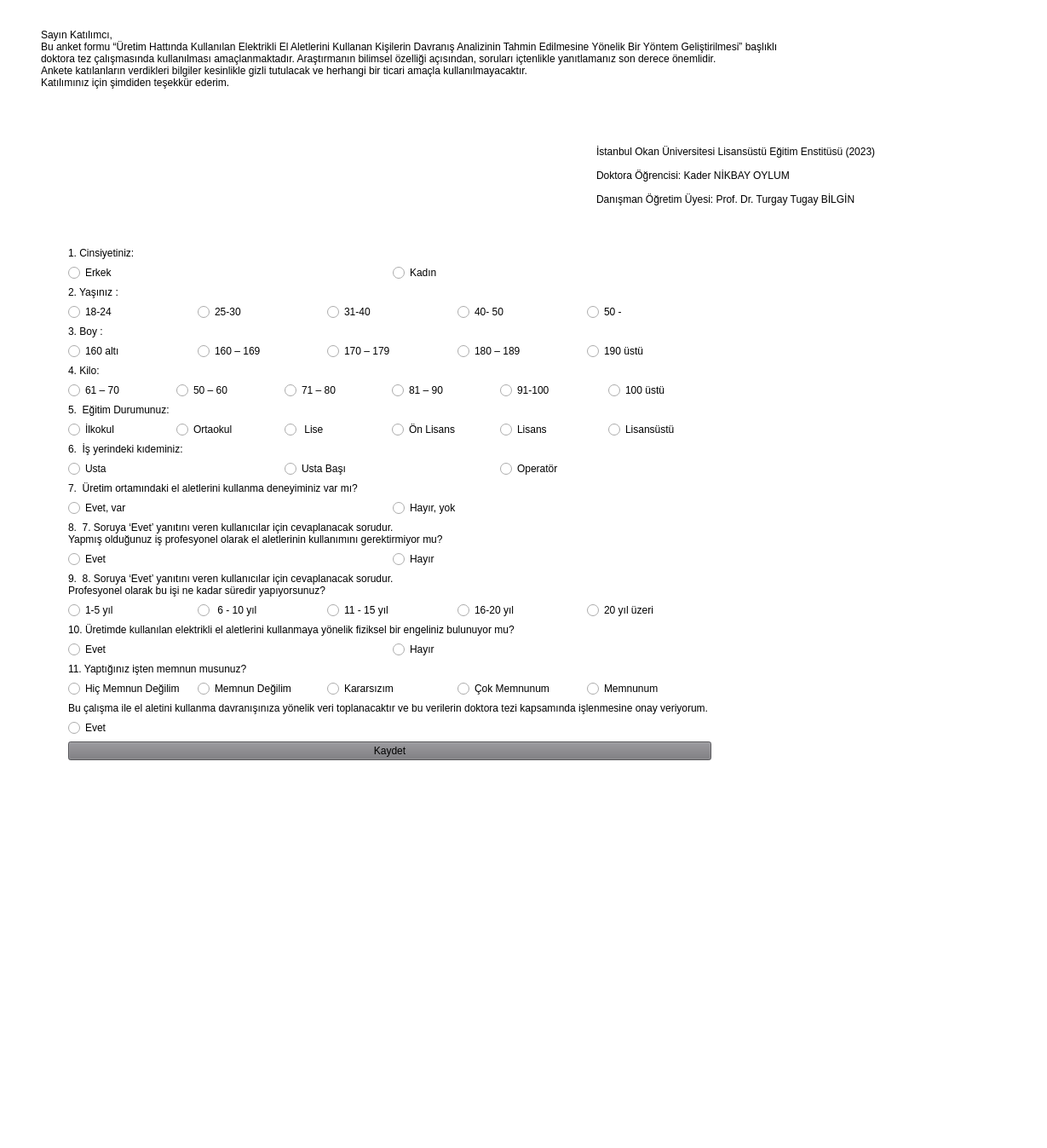
<?xml version="1.0" encoding="UTF-8"?>
<ui version="4.0">
 <class>MainWindow</class>
 <widget class="QMainWindow" name="MainWindow">
  <property name="windowModality">
   <enum>Qt::NonModal</enum>
  </property>
  <property name="geometry">
   <rect>
    <x>0</x>
    <y>0</y>
    <width>1229</width>
    <height>1347</height>
   </rect>
  </property>
  <property name="styleSheet">
   <string notr="true">background-color: rgb(255, 255, 255);</string>
  </property>
  <widget class="QWidget" name="centralwidget">
   <property name="maximumSize">
    <size>
     <width>16777215</width>
     <height>1586</height>
    </size>
   </property>
   <widget class="QLabel" name="description">
    <property name="geometry">
     <rect>
      <x>0</x>
      <y>0</y>
      <width>1241</width>
      <height>151</height>
     </rect>
    </property>
    <property name="text">
     <string>	Sayın Katılımcı, 
	Bu anket formu “Üretim Hattında Kullanılan Elektrikli El Aletlerini Kullanan Kişilerin Davranış Analizinin Tahmin Edilmesine Yönelik Bir Yöntem Geliştirilmesi” başlıklı 
	doktora tez çalışmasında kullanılması amaçlanmaktadır. Araştırmanın bilimsel özelliği açısından, soruları içtenlikle yanıtlamanız son derece önemlidir. 
	Ankete katılanların verdikleri bilgiler kesinlikle gizli tutulacak ve herhangi bir ticari amaçla kullanılmayacaktır. 
 	Katılımınız için şimdiden teşekkür ederim.
</string>
    </property>
   </widget>
   <widget class="QLabel" name="teacher_name">
    <property name="geometry">
     <rect>
      <x>700</x>
      <y>130</y>
      <width>441</width>
      <height>151</height>
     </rect>
    </property>
    <property name="text">
     <string>İstanbul Okan Üniversitesi Lisansüstü Eğitim Enstitüsü (2023)

Doktora Öğrencisi: Kader NİKBAY OYLUM

Danışman Öğretim Üyesi: Prof. Dr. Turgay Tugay BİLGİN</string>
    </property>
   </widget>
   <widget class="QRadioButton" name="male_btn_12">
    <property name="geometry">
     <rect>
      <x>-50</x>
      <y>2520</y>
      <width>151</width>
      <height>41</height>
     </rect>
    </property>
    <property name="text">
     <string>Evet</string>
    </property>
   </widget>
   <widget class="QRadioButton" name="female_btn_31">
    <property name="geometry">
     <rect>
      <x>170</x>
      <y>2520</y>
      <width>151</width>
      <height>41</height>
     </rect>
    </property>
    <property name="text">
     <string>Hayır</string>
    </property>
   </widget>
   <widget class="QWidget" name="verticalLayoutWidget_13">
    <property name="geometry">
     <rect>
      <x>80</x>
      <y>290</y>
      <width>1031</width>
      <height>951</height>
     </rect>
    </property>
    <layout class="QVBoxLayout" name="verticalLayout_13">
     <property name="sizeConstraint">
      <enum>QLayout::SetFixedSize</enum>
     </property>
     <item>
      <layout class="QVBoxLayout" name="verticalLayout">
       <property name="sizeConstraint">
        <enum>QLayout::SetMinAndMaxSize</enum>
       </property>
       <item>
        <widget class="QLabel" name="label_3">
         <property name="text">
          <string>1. Cinsiyetiniz:</string>
         </property>
        </widget>
       </item>
       <item>
        <layout class="QHBoxLayout" name="horizontalLayout">
         <item>
          <widget class="QRadioButton" name="male_btn">
           <property name="text">
            <string>Erkek</string>
           </property>
          </widget>
         </item>
         <item>
          <widget class="QRadioButton" name="female_btn_2">
           <property name="text">
            <string>Kadın</string>
           </property>
          </widget>
         </item>
        </layout>
       </item>
      </layout>
     </item>
     <item>
      <layout class="QVBoxLayout" name="verticalLayout_2">
       <item>
        <widget class="QLabel" name="label_4">
         <property name="text">
          <string>2. Yaşınız :</string>
         </property>
        </widget>
       </item>
       <item>
        <layout class="QHBoxLayout" name="horizontalLayout_2">
         <item>
          <widget class="QRadioButton" name="btnyas_18_24">
           <property name="text">
            <string>18-24</string>
           </property>
          </widget>
         </item>
         <item>
          <widget class="QRadioButton" name="btnyas25_30">
           <property name="text">
            <string>25-30</string>
           </property>
          </widget>
         </item>
         <item>
          <widget class="QRadioButton" name="btnyas31_40">
           <property name="text">
            <string>31-40</string>
           </property>
          </widget>
         </item>
         <item>
          <widget class="QRadioButton" name="btnyas40_50">
           <property name="text">
            <string>40- 50  </string>
           </property>
          </widget>
         </item>
         <item>
          <widget class="QRadioButton" name="btnyas_50_plus">
           <property name="text">
            <string>50 -</string>
           </property>
          </widget>
         </item>
        </layout>
       </item>
      </layout>
     </item>
     <item>
      <layout class="QVBoxLayout" name="verticalLayout_3">
       <item>
        <widget class="QLabel" name="label_5">
         <property name="text">
          <string>3. Boy :</string>
         </property>
        </widget>
       </item>
       <item>
        <layout class="QHBoxLayout" name="horizontalLayout_3">
         <item>
          <widget class="QRadioButton" name="btn_boy_160_alt">
           <property name="text">
            <string>160 altı  </string>
           </property>
          </widget>
         </item>
         <item>
          <widget class="QRadioButton" name="btnboy_160_169">
           <property name="text">
            <string>160 – 169  </string>
           </property>
          </widget>
         </item>
         <item>
          <widget class="QRadioButton" name="btnboy_170_179">
           <property name="text">
            <string>170 – 179  </string>
           </property>
          </widget>
         </item>
         <item>
          <widget class="QRadioButton" name="btnboy_180_189">
           <property name="text">
            <string>180 – 189         </string>
           </property>
          </widget>
         </item>
         <item>
          <widget class="QRadioButton" name="btnboy_190_plus">
           <property name="text">
            <string>190 üstü</string>
           </property>
          </widget>
         </item>
        </layout>
       </item>
      </layout>
     </item>
     <item>
      <layout class="QVBoxLayout" name="verticalLayout_4">
       <item>
        <widget class="QLabel" name="label_6">
         <property name="text">
          <string>4. Kilo:</string>
         </property>
        </widget>
       </item>
       <item>
        <layout class="QHBoxLayout" name="horizontalLayout_4">
         <item>
          <widget class="QRadioButton" name="btnkilo_61_70">
           <property name="text">
            <string>61 – 70</string>
           </property>
          </widget>
         </item>
         <item>
          <widget class="QRadioButton" name="btnkilo_50_60">
           <property name="text">
            <string>50 – 60</string>
           </property>
          </widget>
         </item>
         <item>
          <widget class="QRadioButton" name="btnkilo_71_80">
           <property name="text">
            <string>71 – 80 </string>
           </property>
          </widget>
         </item>
         <item>
          <widget class="QRadioButton" name="btnkilo_81_90">
           <property name="text">
            <string>81 – 90 </string>
           </property>
          </widget>
         </item>
         <item>
          <widget class="QRadioButton" name="btnkilo_91_100">
           <property name="text">
            <string>91-100</string>
           </property>
          </widget>
         </item>
         <item>
          <widget class="QRadioButton" name="btnkilo_100plus">
           <property name="text">
            <string>100 üstü</string>
           </property>
          </widget>
         </item>
        </layout>
       </item>
       <item>
        <layout class="QVBoxLayout" name="verticalLayout_5">
         <item>
          <widget class="QLabel" name="label_7">
           <property name="text">
            <string>5.  Eğitim Durumunuz:  </string>
           </property>
          </widget>
         </item>
         <item>
          <layout class="QHBoxLayout" name="horizontalLayout_5">
           <item>
            <widget class="QRadioButton" name="btnegitimdurumu_ilkokul">
             <property name="text">
              <string>İlkokul </string>
             </property>
            </widget>
           </item>
           <item>
            <widget class="QRadioButton" name="btnegitimdurumu_ortaokul">
             <property name="text">
              <string>Ortaokul</string>
             </property>
            </widget>
           </item>
           <item>
            <widget class="QRadioButton" name="btnegitimdurumu_lise">
             <property name="text">
              <string> Lise	</string>
             </property>
            </widget>
           </item>
           <item>
            <widget class="QRadioButton" name="btnegitimdurumu_on_lisans">
             <property name="text">
              <string>Ön Lisans</string>
             </property>
            </widget>
           </item>
           <item>
            <widget class="QRadioButton" name="btnegitimdurumu_lisans">
             <property name="text">
              <string>Lisans	</string>
             </property>
            </widget>
           </item>
           <item>
            <widget class="QRadioButton" name="btnegitimdurumu_lisansustu">
             <property name="text">
              <string>Lisansüstü</string>
             </property>
            </widget>
           </item>
          </layout>
         </item>
        </layout>
       </item>
      </layout>
     </item>
     <item>
      <layout class="QVBoxLayout" name="verticalLayout_6">
       <item>
        <widget class="QLabel" name="label_8">
         <property name="text">
          <string>6.  İş yerindeki kıdeminiz:  </string>
         </property>
        </widget>
       </item>
       <item>
        <layout class="QHBoxLayout" name="horizontalLayout_6">
         <item>
          <widget class="QRadioButton" name="isyerikidem_usta">
           <property name="text">
            <string>Usta</string>
           </property>
          </widget>
         </item>
         <item>
          <widget class="QRadioButton" name="isyerikidem_usta_basi">
           <property name="text">
            <string>Usta Başı </string>
           </property>
          </widget>
         </item>
         <item>
          <widget class="QRadioButton" name="isyerikidem_operator">
           <property name="text">
            <string>Operatör</string>
           </property>
          </widget>
         </item>
        </layout>
       </item>
      </layout>
     </item>
     <item>
      <layout class="QVBoxLayout" name="verticalLayout_7">
       <item>
        <widget class="QLabel" name="label_9">
         <property name="text">
          <string>7.  Üretim ortamındaki el aletlerini kullanma deneyiminiz var mı? </string>
         </property>
        </widget>
       </item>
       <item>
        <layout class="QHBoxLayout" name="horizontalLayout_7">
         <item>
          <widget class="QRadioButton" name="btnelaletikullanmadeneyimok">
           <property name="text">
            <string>Evet, var</string>
           </property>
          </widget>
         </item>
         <item>
          <widget class="QRadioButton" name="btnelaletikullanmadeneyimnok">
           <property name="text">
            <string>Hayır, yok	</string>
           </property>
          </widget>
         </item>
        </layout>
       </item>
      </layout>
     </item>
     <item>
      <layout class="QVBoxLayout" name="verticalLayout_8">
       <item>
        <widget class="QLabel" name="label_10">
         <property name="text">
          <string>8.  7. Soruya ‘Evet’ yanıtını veren kullanıcılar için cevaplanacak sorudur.
Yapmış olduğunuz iş profesyonel olarak el aletlerinin kullanımını gerektirmiyor mu? </string>
         </property>
        </widget>
       </item>
       <item>
        <layout class="QHBoxLayout" name="horizontalLayout_8">
         <item>
          <widget class="QRadioButton" name="profelaletiok">
           <property name="text">
            <string>Evet</string>
           </property>
          </widget>
         </item>
         <item>
          <widget class="QRadioButton" name="profelaletinok">
           <property name="text">
            <string>Hayır</string>
           </property>
          </widget>
         </item>
        </layout>
       </item>
      </layout>
     </item>
     <item>
      <layout class="QVBoxLayout" name="verticalLayout_9">
       <item>
        <widget class="QLabel" name="label_11">
         <property name="text">
          <string>9.  8. Soruya ‘Evet’ yanıtını veren kullanıcılar için cevaplanacak sorudur.
Profesyonel olarak bu işi ne kadar süredir yapıyorsunuz?</string>
         </property>
        </widget>
       </item>
       <item>
        <layout class="QHBoxLayout" name="horizontalLayout_9">
         <item>
          <widget class="QRadioButton" name="prof_kullanim_zamani_1_5">
           <property name="text">
            <string>1-5 yıl</string>
           </property>
          </widget>
         </item>
         <item>
          <widget class="QRadioButton" name="prof_kullanim_zamani_6_10">
           <property name="text">
            <string> 6 - 10 yıl</string>
           </property>
          </widget>
         </item>
         <item>
          <widget class="QRadioButton" name="prof_kullanim_zamani_11_15">
           <property name="text">
            <string>11 - 15 yıl </string>
           </property>
          </widget>
         </item>
         <item>
          <widget class="QRadioButton" name="prof_kullanim_zamani_16_20">
           <property name="text">
            <string>16-20 yıl</string>
           </property>
          </widget>
         </item>
         <item>
          <widget class="QRadioButton" name="prof_kullanim_zamani_20plus">
           <property name="text">
            <string>20 yıl üzeri</string>
           </property>
          </widget>
         </item>
        </layout>
       </item>
      </layout>
     </item>
     <item>
      <layout class="QVBoxLayout" name="verticalLayout_10">
       <item>
        <widget class="QLabel" name="label_12">
         <property name="text">
          <string>10. Üretimde kullanılan elektrikli el aletlerini kullanmaya yönelik fiziksel bir engeliniz bulunuyor mu? </string>
         </property>
        </widget>
       </item>
       <item>
        <layout class="QHBoxLayout" name="horizontalLayout_10">
         <item>
          <widget class="QRadioButton" name="btnengelok">
           <property name="text">
            <string>Evet</string>
           </property>
          </widget>
         </item>
         <item>
          <widget class="QRadioButton" name="btnengelnok">
           <property name="text">
            <string>Hayır</string>
           </property>
          </widget>
         </item>
        </layout>
       </item>
      </layout>
     </item>
     <item>
      <layout class="QVBoxLayout" name="verticalLayout_11">
       <item>
        <widget class="QLabel" name="label_13">
         <property name="text">
          <string>11. Yaptığınız işten memnun musunuz?</string>
         </property>
        </widget>
       </item>
       <item>
        <layout class="QHBoxLayout" name="horizontalLayout_11">
         <item>
          <widget class="QRadioButton" name="btnmemnum1">
           <property name="text">
            <string>Hiç Memnun Değilim</string>
           </property>
          </widget>
         </item>
         <item>
          <widget class="QRadioButton" name="btnmemnum2">
           <property name="text">
            <string>Memnun Değilim</string>
           </property>
          </widget>
         </item>
         <item>
          <widget class="QRadioButton" name="btnmemnum3">
           <property name="text">
            <string>Kararsızım</string>
           </property>
          </widget>
         </item>
         <item>
          <widget class="QRadioButton" name="btnmemnum4">
           <property name="text">
            <string>Çok Memnunum</string>
           </property>
          </widget>
         </item>
         <item>
          <widget class="QRadioButton" name="btnmemnum5">
           <property name="text">
            <string>Memnunum</string>
           </property>
          </widget>
         </item>
        </layout>
       </item>
       <item>
        <layout class="QVBoxLayout" name="verticalLayout_12">
         <item>
          <widget class="QLabel" name="label_14">
           <property name="text">
            <string>Bu çalışma ile el aletini kullanma davranışınıza yönelik veri toplanacaktır ve bu verilerin doktora tezi kapsamında işlenmesine onay veriyorum. </string>
           </property>
          </widget>
         </item>
         <item>
          <layout class="QHBoxLayout" name="horizontalLayout_12">
           <item>
            <widget class="QRadioButton" name="btnonayok">
             <property name="text">
              <string>Evet</string>
             </property>
            </widget>
           </item>
          </layout>
         </item>
        </layout>
       </item>
      </layout>
     </item>
     <item>
      <widget class="QPushButton" name="save_button">
       <property name="styleSheet">
        <string notr="true">background-color: rgb(119, 118, 123);</string>
       </property>
       <property name="text">
        <string>Kaydet</string>
       </property>
      </widget>
     </item>
    </layout>
   </widget>
  </widget>
  <widget class="QMenuBar" name="menubar">
   <property name="geometry">
    <rect>
     <x>0</x>
     <y>0</y>
     <width>1229</width>
     <height>22</height>
    </rect>
   </property>
  </widget>
  <widget class="QStatusBar" name="statusbar"/>
 </widget>
 <resources/>
 <connections/>
</ui>
